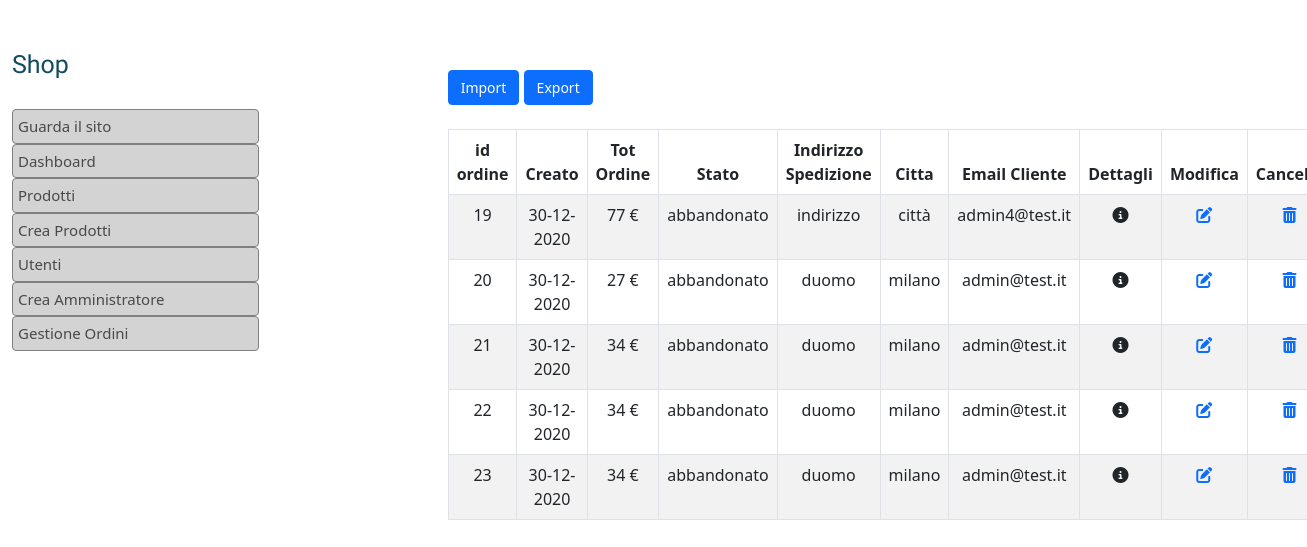
Page /amministrazione/ordini.php (signed in) on the committed database.
### tables this page shows
CREATE TABLE `orders` (
  `order_id` int(11) NOT NULL,
  `creato` timestamp(6) NOT NULL DEFAULT CURRENT_TIMESTAMP(6),
  `totale_ordine` int(255) NOT NULL DEFAULT '0',
  `data_spedizione` timestamp(6) NULL DEFAULT CURRENT_TIMESTAMP(6),
  `stato` int(10) NOT NULL DEFAULT '0',
  `commenti` varchar(255) NOT NULL DEFAULT 'commenti',
  `Customer_id` int(11) NOT NULL,
  `indirizzo_spedizione` varchar(255) NOT NULL,
  `citta` varchar(255) NOT NULL,
  `Customer_email` varchar(255) NOT NULL
);

### amministrazione/Class/Ordini.php (the view)
<?php
class Ordini
{
protected function htmlOrdini(){
?>
<tr class="text-center">
    <td ><?php echo $this->row['order_id']?></td>
    <?php
$this->old_date = $this->row['creato'];
        $this->middle = strtotime($this->old_date);
        $this->new_date = date('d-m-Y', $this->middle);
        ?>
    <td><?php echo    $this->new_date?></td>
    <td><?php echo $this->row['totale_ordine']." €"?></td>
    <?php
$this->stato=$this->row['stato'];
if($this->stato==2){
$this->stato = 'confermato';
}
else
{
    $this->stato="abbandonato";
}
?>
    <td><?php echo   $this->stato ?></td>
    <td><?php echo $this->row['indirizzo_spedizione']?></td>
    <td><?php echo $this->row['citta']?></td>
    <td><?php echo $this->row['Customer_email']?></td>
    <td>
        <?php  $this->order_id=$this->row['order_id']; ?>
        <i class="fas fa-info-circle vedi_dettaglio" data-bs-toggle="modal" id="<?php echo $this->order_id?>"></i>
    </td>
    <td>
        <a href="#">
            <i class="fas fa-edit"></i>
        </a>
    </td>
    <td>
        <a href="#">
            <i class="fas fa-trash-alt"></i>
        </a>
    </td>
</tr>
<?php
}
public function lista_Ordini($conn){
$sql="SELECT * FROM `orders`";
$this->result = $conn->query($sql);
while ($this->row = mysqli_fetch_array($this->result)) {
    $this-> htmlOrdini();
}
}
}

### rows in the picture
orders: order_id "19", creato "30-12-2020", totale_ordine "77", stato "abbandonato", indirizzo_spedizione "indirizzo", citta "città", Customer_email "admin4@test.it"
orders: order_id "20", creato "30-12-2020", totale_ordine "27", stato "abbandonato", indirizzo_spedizione "duomo", citta "milano", Customer_email "admin@test.it"
orders: order_id "21", creato "30-12-2020", totale_ordine "34", stato "abbandonato", indirizzo_spedizione "duomo", citta "milano", Customer_email "admin@test.it"
orders: order_id "22", creato "30-12-2020", totale_ordine "34", stato "abbandonato", indirizzo_spedizione "duomo", citta "milano", Customer_email "admin@test.it"
orders: order_id "23", creato "30-12-2020", totale_ordine "34", stato "abbandonato", indirizzo_spedizione "duomo", citta "milano", Customer_email "admin@test.it"
